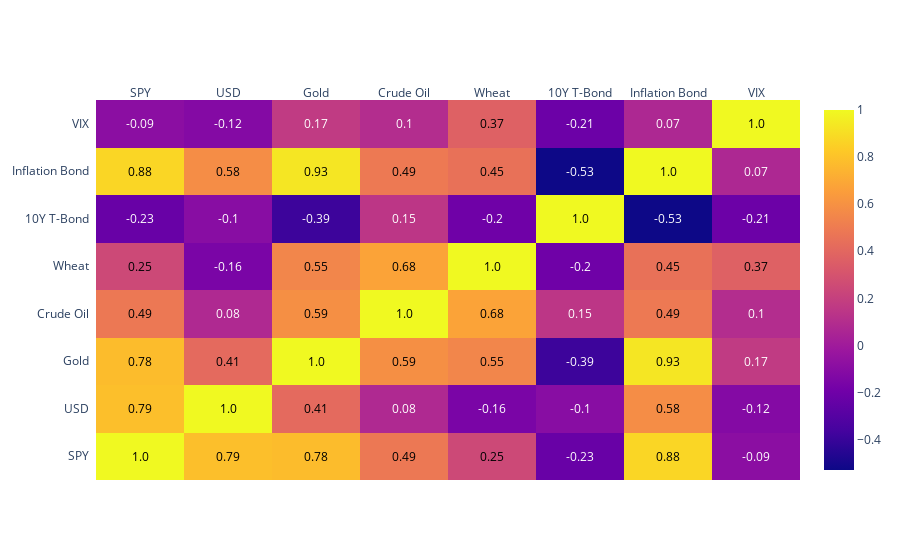

Notebook cell for this chart:
### Code cell
import plotly.figure_factory as ff
import pandas as pd
from helper import *
import nbformat
from app import *


data = pd.read_csv("data/all_assets_prices.csv", index_col=0, parse_dates=True)

corr_matrix=calc_correlation(data)

heatmap = ff.create_annotated_heatmap(z=corr_matrix.values, 
                                      x=list(corr_matrix.columns), 
                                      y=list(corr_matrix.index), 
                                      annotation_text=corr_matrix.round(2).values, 
                                      showscale=True)
heatmap

### Figure 1 — Plotly figure (JSON) as saved in the notebook; plotly's stock layout.template omitted (floating-point values rounded to 4 significant figures)
{"data": [{"colorscale": [[0, "#0d0887"], [0.1111, "#46039f"], [0.2222, "#7201a8"], [0.3333, "#9c179e"], [0.4444, "#bd3786"], [0.5556, "#d8576b"], [0.6667, "#ed7953"], [0.7778, "#fb9f3a"], [0.8889, "#fdca26"], [1, "#f0f921"]], "reversescale": false, "showscale": true, "type": "heatmap", "x": ["SPY", "USD", "Gold", "Crude Oil", "Wheat", "10Y T-Bond", "Inflation Bond", "VIX"], "y": ["SPY", "USD", "Gold", "Crude Oil", "Wheat", "10Y T-Bond", "Inflation Bond", "VIX"], "z": [[1, 0.7867, 0.7766, 0.4856, 0.2477, -0.2263, 0.8752, -0.08852], [0.7867, 1, 0.4134, 0.07578, -0.156, -0.1004, 0.5816, -0.118], [0.7766, 0.4134, 1, 0.5906, 0.5467, -0.3858, 0.9323, 0.1724], [0.4856, 0.07578, 0.5906, 1, 0.6752, 0.1471, 0.4922, 0.0973], [0.2477, -0.156, 0.5467, 0.6752, 1, -0.2029, 0.4522, 0.3721], [-0.2263, -0.1004, -0.3858, 0.1471, -0.2029, 1, -0.5292, -0.2139], [0.8752, 0.5816, 0.9323, 0.4922, 0.4522, -0.5292, 1, 0.06882], [-0.08852, -0.118, 0.1724, 0.0973, 0.3721, -0.2139, 0.06882, 1]]}], "layout": {"annotations": [{"font": {"color": "#000000"}, "showarrow": false, "text": "1.0", "x": "SPY", "xref": "x", "y": "SPY", "yref": "y"}, {"font": {"color": "#000000"}, "showarrow": false, "text": "0.79", "x": "USD", "xref": "x", "y": "SPY", "yref": "y"}, {"font": {"color": "#000000"}, "showarrow": false, "text": "0.78", "x": "Gold", "xref": "x", "y": "SPY", "yref": "y"}, {"font": {"color": "#000000"}, "showarrow": false, "text": "0.49", "x": "Crude Oil", "xref": "x", "y": "SPY", "yref": "y"}, {"font": {"color": "#000000"}, "showarrow": false, "text": "0.25", "x": "Wheat", "xref": "x", "y": "SPY", "yref": "y"}, {"font": {"color": "#FFFFFF"}, "showarrow": false, "text": "-0.23", "x": "10Y T-Bond", "xref": "x", "y": "SPY", "yref": "y"}, {"font": {"color": "#000000"}, "showarrow": false, "text": "0.88", "x": "Inflation Bond", "xref": "x", "y": "SPY", "yref": "y"}, {"font": {"color": "#FFFFFF"}, "showarrow": false, "text": "-0.09", "x": "VIX", "xref": "x", "y": "SPY", "yref": "y"}, {"font": {"color": "#000000"}, "showarrow": false, "text": "0.79", "x": "SPY", "xref": "x", "y": "USD", "yref": "y"}, {"font": {"color": "#000000"}, "showarrow": false, "text": "1.0", "x": "USD", "xref": "x", "y": "USD", "yref": "y"}, {"font": {"color": "#000000"}, "showarrow": false, "text": "0.41", "x": "Gold", "xref": "x", "y": "USD", "yref": "y"}, {"font": {"color": "#FFFFFF"}, "showarrow": false, "text": "0.08", "x": "Crude Oil", "xref": "x", "y": "USD", "yref": "y"}, {"font": {"color": "#FFFFFF"}, "showarrow": false, "text": "-0.16", "x": "Wheat", "xref": "x", "y": "USD", "yref": "y"}, {"font": {"color": "#FFFFFF"}, "showarrow": false, "text": "-0.1", "x": "10Y T-Bond", "xref": "x", "y": "USD", "yref": "y"}, {"font": {"color": "#000000"}, "showarrow": false, "text": "0.58", "x": "Inflation Bond", "xref": "x", "y": "USD", "yref": "y"}, {"font": {"color": "#FFFFFF"}, "showarrow": false, "text": "-0.12", "x": "VIX", "xref": "x", "y": "USD", "yref": "y"}, {"font": {"color": "#000000"}, "showarrow": false, "text": "0.78", "x": "SPY", "xref": "x", "y": "Gold", "yref": "y"}, {"font": {"color": "#000000"}, "showarrow": false, "text": "0.41", "x": "USD", "xref": "x", "y": "Gold", "yref": "y"}, {"font": {"color": "#000000"}, "showarrow": false, "text": "1.0", "x": "Gold", "xref": "x", "y": "Gold", "yref": "y"}, {"font": {"color": "#000000"}, "showarrow": false, "text": "0.59", "x": "Crude Oil", "xref": "x", "y": "Gold", "yref": "y"}, {"font": {"color": "#000000"}, "showarrow": false, "text": "0.55", "x": "Wheat", "xref": "x", "y": "Gold", "yref": "y"}, {"font": {"color": "#FFFFFF"}, "showarrow": false, "text": "-0.39", "x": "10Y T-Bond", "xref": "x", "y": "Gold", "yref": "y"}, {"font": {"color": "#000000"}, "showarrow": false, "text": "0.93", "x": "Inflation Bond", "xref": "x", "y": "Gold", "yref": "y"}, {"font": {"color": "#FFFFFF"}, "showarrow": false, "text": "0.17", "x": "VIX", "xref": "x", "y": "Gold", "yref": "y"}, {"font": {"color": "#000000"}, "showarrow": false, "text": "0.49", "x": "SPY", "xref": "x", "y": "Crude Oil", "yref": "y"}, {"font": {"color": "#FFFFFF"}, "showarrow": false, "text": "0.08", "x": "USD", "xref": "x", "y": "Crude Oil", "yref": "y"}, {"font": {"color": "#000000"}, "showarrow": false, "text": "0.59", "x": "Gold", "xref": "x", "y": "Crude Oil", "yref": "y"}, {"font": {"color": "#000000"}, "showarrow": false, "text": "1.0", "x": "Crude Oil", "xref": "x", "y": "Crude Oil", "yref": "y"}, {"font": {"color": "#000000"}, "showarrow": false, "text": "0.68", "x": "Wheat", "xref": "x", "y": "Crude Oil", "yref": "y"}, {"font": {"color": "#FFFFFF"}, "showarrow": false, "text": "0.15", "x": "10Y T-Bond", "xref": "x", "y": "Crude Oil", "yref": "y"}, {"font": {"color": "#000000"}, "showarrow": false, "text": "0.49", "x": "Inflation Bond", "xref": "x", "y": "Crude Oil", "yref": "y"}, {"font": {"color": "#FFFFFF"}, "showarrow": false, "text": "0.1", "x": "VIX", "xref": "x", "y": "Crude Oil", "yref": "y"}, {"font": {"color": "#000000"}, "showarrow": false, "text": "0.25", "x": "SPY", "xref": "x", "y": "Wheat", "yref": "y"}, {"font": {"color": "#FFFFFF"}, "showarrow": false, "text": "-0.16", "x": "USD", "xref": "x", "y": "Wheat", "yref": "y"}, {"font": {"color": "#000000"}, "showarrow": false, "text": "0.55", "x": "Gold", "xref": "x", "y": "Wheat", "yref": "y"}, {"font": {"color": "#000000"}, "showarrow": false, "text": "0.68", "x": "Crude Oil", "xref": "x", "y": "Wheat", "yref": "y"}, {"font": {"color": "#000000"}, "showarrow": false, "text": "1.0", "x": "Wheat", "xref": "x", "y": "Wheat", "yref": "y"}, {"font": {"color": "#FFFFFF"}, "showarrow": false, "text": "-0.2", "x": "10Y T-Bond", "xref": "x", "y": "Wheat", "yref": "y"}, {"font": {"color": "#000000"}, "showarrow": false, "text": "0.45", "x": "Inflation Bond", "xref": "x", "y": "Wheat", "yref": "y"}, {"font": {"color": "#000000"}, "showarrow": false, "text": "0.37", "x": "VIX", "xref": "x", "y": "Wheat", "yref": "y"}, {"font": {"color": "#FFFFFF"}, "showarrow": false, "text": "-0.23", "x": "SPY", "xref": "x", "y": "10Y T-Bond", "yref": "y"}, {"font": {"color": "#FFFFFF"}, "showarrow": false, "text": "-0.1", "x": "USD", "xref": "x", "y": "10Y T-Bond", "yref": "y"}, {"font": {"color": "#FFFFFF"}, "showarrow": false, "text": "-0.39", "x": "Gold", "xref": "x", "y": "10Y T-Bond", "yref": "y"}, {"font": {"color": "#FFFFFF"}, "showarrow": false, "text": "0.15", "x": "Crude Oil", "xref": "x", "y": "10Y T-Bond", "yref": "y"}, {"font": {"color": "#FFFFFF"}, "showarrow": false, "text": "-0.2", "x": "Wheat", "xref": "x", "y": "10Y T-Bond", "yref": "y"}, {"font": {"color": "#000000"}, "showarrow": false, "text": "1.0", "x": "10Y T-Bond", "xref": "x", "y": "10Y T-Bond", "yref": "y"}, {"font": {"color": "#FFFFFF"}, "showarrow": false, "text": "-0.53", "x": "Inflation Bond", "xref": "x", "y": "10Y T-Bond", "yref": "y"}, {"font": {"color": "#FFFFFF"}, "showarrow": false, "text": "-0.21", "x": "VIX", "xref": "x", "y": "10Y T-Bond", "yref": "y"}, {"font": {"color": "#000000"}, "showarrow": false, "text": "0.88", "x": "SPY", "xref": "x", "y": "Inflation Bond", "yref": "y"}, {"font": {"color": "#000000"}, "showarrow": false, "text": "0.58", "x": "USD", "xref": "x", "y": "Inflation Bond", "yref": "y"}, {"font": {"color": "#000000"}, "showarrow": false, "text": "0.93", "x": "Gold", "xref": "x", "y": "Inflation Bond", "yref": "y"}, {"font": {"color": "#000000"}, "showarrow": false, "text": "0.49", "x": "Crude Oil", "xref": "x", "y": "Inflation Bond", "yref": "y"}, {"font": {"color": "#000000"}, "showarrow": false, "text": "0.45", "x": "Wheat", "xref": "x", "y": "Inflation Bond", "yref": "y"}, {"font": {"color": "#FFFFFF"}, "showarrow": false, "text": "-0.53", "x": "10Y T-Bond", "xref": "x", "y": "Inflation Bond", "yref": "y"}, {"font": {"color": "#000000"}, "showarrow": false, "text": "1.0", "x": "Inflation Bond", "xref": "x", "y": "Inflation Bond", "yref": "y"}, {"font": {"color": "#FFFFFF"}, "showarrow": false, "text": "0.07", "x": "VIX", "xref": "x", "y": "Inflation Bond", "yref": "y"}, {"font": {"color": "#FFFFFF"}, "showarrow": false, "text": "-0.09", "x": "SPY", "xref": "x", "y": "VIX", "yref": "y"}, {"font": {"color": "#FFFFFF"}, "showarrow": false, "text": "-0.12", "x": "USD", "xref": "x", "y": "VIX", "yref": "y"}, {"font": {"color": "#FFFFFF"}, "showarrow": false, "text": "0.17", "x": "Gold", "xref": "x", "y": "VIX", "yref": "y"}, {"font": {"color": "#FFFFFF"}, "showarrow": false, "text": "0.1", "x": "Crude Oil", "xref": "x", "y": "VIX", "yref": "y"}, {"font": {"color": "#000000"}, "showarrow": false, "text": "0.37", "x": "Wheat", "xref": "x", "y": "VIX", "yref": "y"}, {"font": {"color": "#FFFFFF"}, "showarrow": false, "text": "-0.21", "x": "10Y T-Bond", "xref": "x", "y": "VIX", "yref": "y"}, {"font": {"color": "#FFFFFF"}, "showarrow": false, "text": "0.07", "x": "Inflation Bond", "xref": "x", "y": "VIX", "yref": "y"}, {"font": {"color": "#000000"}, "showarrow": false, "text": "1.0", "x": "VIX", "xref": "x", "y": "VIX", "yref": "y"}], "xaxis": {"dtick": 1, "gridcolor": "rgb(0, 0, 0)", "side": "top", "ticks": ""}, "yaxis": {"dtick": 1, "ticks": "", "ticksuffix": "  "}}}
